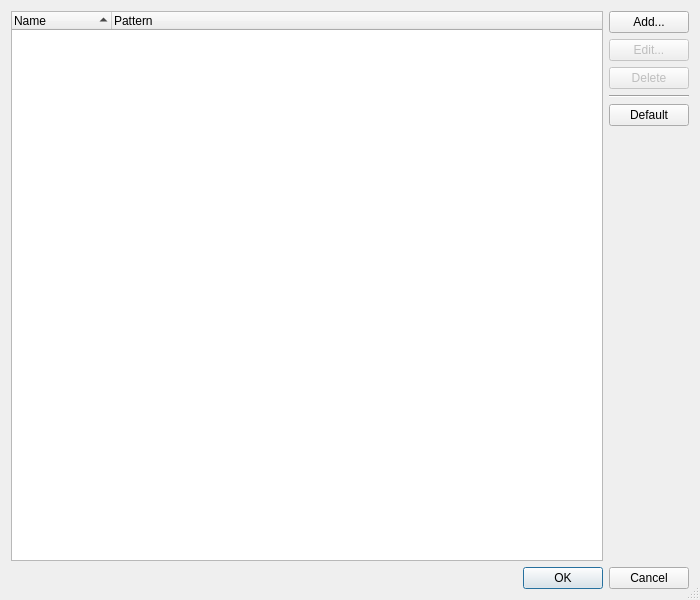
<?xml version="1.0" encoding="UTF-8"?>
<ui version="4.0">
 <class>FindFileFiltersEditDialog</class>
 <widget class="QDialog" name="FindFileFiltersEditDialog">
  <property name="geometry">
   <rect>
    <x>0</x>
    <y>0</y>
    <width>700</width>
    <height>600</height>
   </rect>
  </property>
  <property name="windowTitle">
   <string>Edit File Filters</string>
  </property>
  <property name="sizeGripEnabled">
   <bool>true</bool>
  </property>
  <layout class="QGridLayout" name="gridLayout">
   <item row="0" column="1">
    <widget class="QPushButton" name="addFileFilterButton">
     <property name="toolTip">
      <string>Press to open a dialog to enter the filter name and pattern for a new entry.</string>
     </property>
     <property name="text">
      <string>Add...</string>
     </property>
    </widget>
   </item>
   <item row="1" column="1">
    <widget class="QPushButton" name="editFileFilterButton">
     <property name="enabled">
      <bool>false</bool>
     </property>
     <property name="toolTip">
      <string>Press to edit the selected file filter entry.</string>
     </property>
     <property name="text">
      <string>Edit...</string>
     </property>
    </widget>
   </item>
   <item row="2" column="1">
    <widget class="QPushButton" name="deleteFileFilterButton">
     <property name="enabled">
      <bool>false</bool>
     </property>
     <property name="toolTip">
      <string>Press to delete the selected entries.</string>
     </property>
     <property name="text">
      <string>Delete</string>
     </property>
    </widget>
   </item>
   <item row="3" column="1">
    <widget class="Line" name="line">
     <property name="orientation">
      <enum>Qt::Horizontal</enum>
     </property>
    </widget>
   </item>
   <item row="4" column="1">
    <widget class="QPushButton" name="defaultFiltersButton">
     <property name="toolTip">
      <string>Press to create a default list of entries based on the supported file types.</string>
     </property>
     <property name="text">
      <string>Default</string>
     </property>
    </widget>
   </item>
   <item row="5" column="1">
    <spacer name="spacer">
     <property name="orientation">
      <enum>Qt::Vertical</enum>
     </property>
     <property name="sizeHint" stdset="0">
      <size>
       <width>20</width>
       <height>415</height>
      </size>
     </property>
    </spacer>
   </item>
   <item row="6" column="0" colspan="2">
    <widget class="QDialogButtonBox" name="buttonBox">
     <property name="orientation">
      <enum>Qt::Horizontal</enum>
     </property>
     <property name="standardButtons">
      <set>QDialogButtonBox::Cancel|QDialogButtonBox::Ok</set>
     </property>
    </widget>
   </item>
   <item row="0" column="0" rowspan="6">
    <widget class="QTreeWidget" name="fileFiltersList">
     <property name="sizePolicy">
      <sizepolicy hsizetype="Expanding" vsizetype="Preferred">
       <horstretch>0</horstretch>
       <verstretch>0</verstretch>
      </sizepolicy>
     </property>
     <property name="minimumSize">
      <size>
       <width>0</width>
       <height>200</height>
      </size>
     </property>
     <property name="editTriggers">
      <set>QAbstractItemView::NoEditTriggers</set>
     </property>
     <property name="alternatingRowColors">
      <bool>true</bool>
     </property>
     <property name="selectionMode">
      <enum>QAbstractItemView::ExtendedSelection</enum>
     </property>
     <property name="rootIsDecorated">
      <bool>false</bool>
     </property>
     <property name="itemsExpandable">
      <bool>false</bool>
     </property>
     <property name="sortingEnabled">
      <bool>true</bool>
     </property>
     <column>
      <property name="text">
       <string>Name</string>
      </property>
     </column>
     <column>
      <property name="text">
       <string>Pattern</string>
      </property>
     </column>
    </widget>
   </item>
  </layout>
 </widget>
 <tabstops>
  <tabstop>fileFiltersList</tabstop>
  <tabstop>addFileFilterButton</tabstop>
  <tabstop>editFileFilterButton</tabstop>
  <tabstop>deleteFileFilterButton</tabstop>
  <tabstop>defaultFiltersButton</tabstop>
 </tabstops>
 <resources/>
 <connections>
  <connection>
   <sender>buttonBox</sender>
   <signal>accepted()</signal>
   <receiver>FindFileFiltersEditDialog</receiver>
   <slot>accept()</slot>
   <hints>
    <hint type="sourcelabel">
     <x>248</x>
     <y>254</y>
    </hint>
    <hint type="destinationlabel">
     <x>157</x>
     <y>274</y>
    </hint>
   </hints>
  </connection>
  <connection>
   <sender>buttonBox</sender>
   <signal>rejected()</signal>
   <receiver>FindFileFiltersEditDialog</receiver>
   <slot>reject()</slot>
   <hints>
    <hint type="sourcelabel">
     <x>316</x>
     <y>260</y>
    </hint>
    <hint type="destinationlabel">
     <x>286</x>
     <y>274</y>
    </hint>
   </hints>
  </connection>
 </connections>
</ui>
